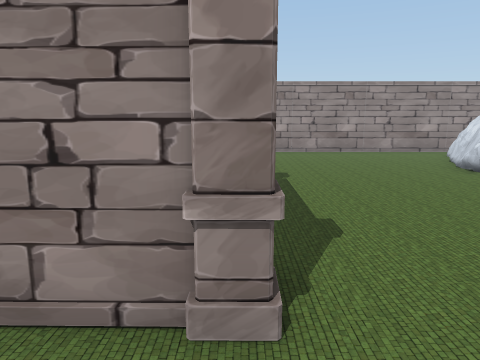
[1] (above)

17 first-person views from a walk through a scene from a Unity 3-D project. The camera is 1.4 m above the floor, tilts 10° down and sees 70° across. The floor is counted in squares, 1 m on a side. Each view is taken from the middle of a square. On the plan, view 1 faces up. The plan holds only what a view shows up to about 15 squares ahead; the rest is blank. The place goes on beyond the plan. The player is left out. Some animated figures are not drawn. Door leaves are left out, so doorways stand open. Some surface patterns are stand-ins.

[2]
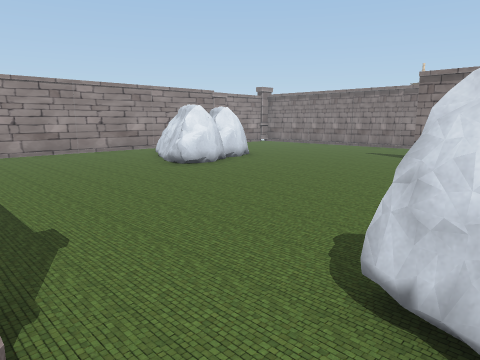

[3]
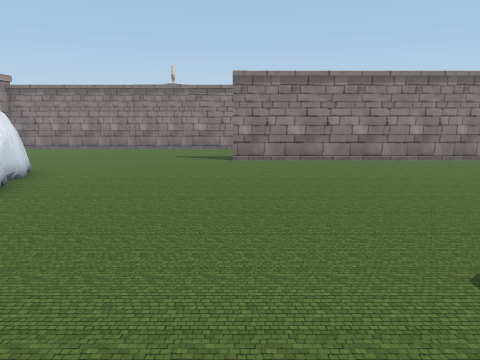

[4]
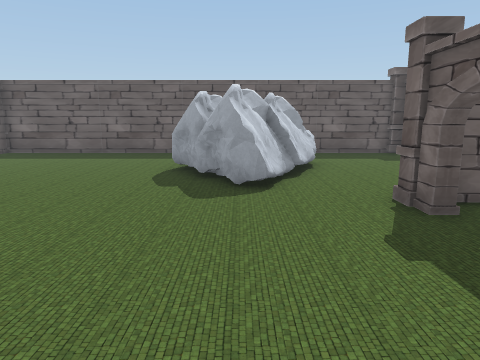

[5]
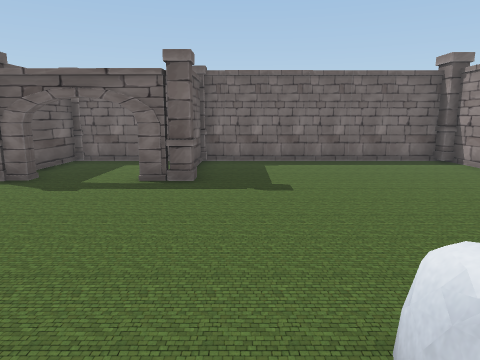

[6]
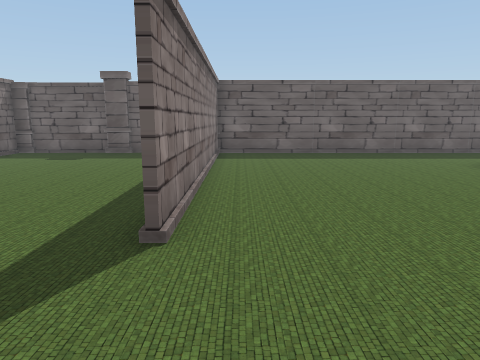

[7]
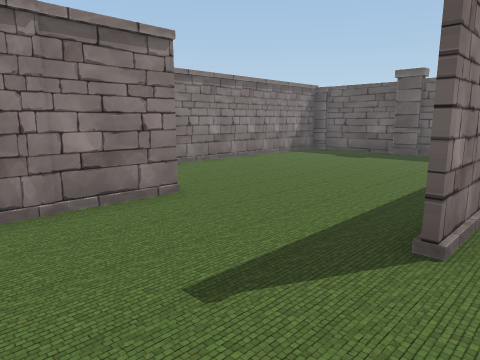

[8]
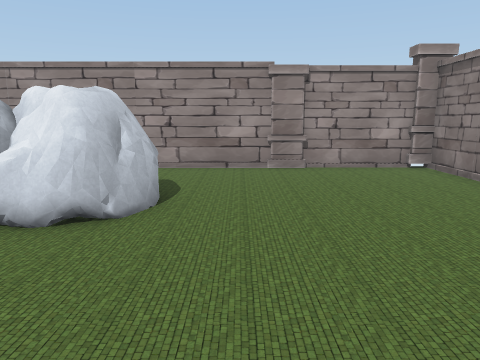

[9]
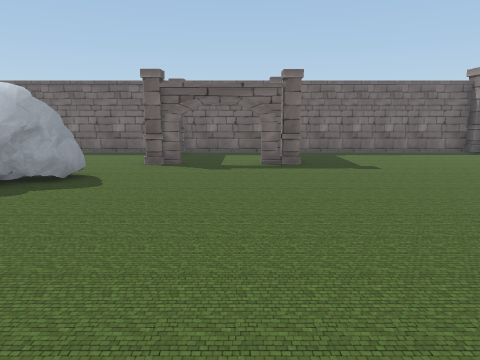

[10]
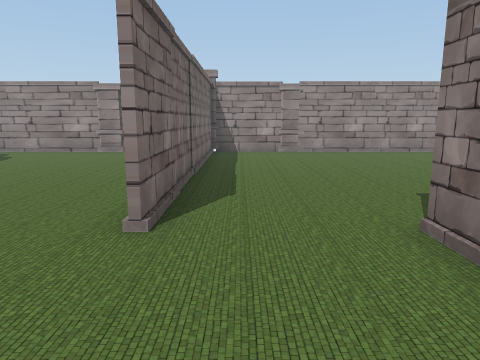

[11]
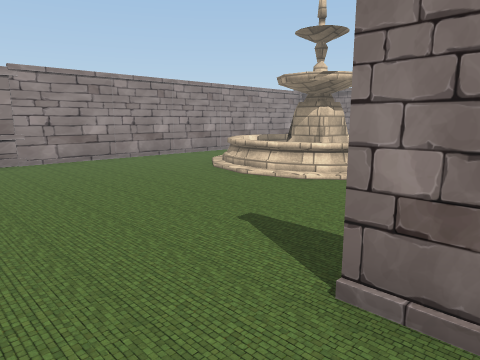

[12]
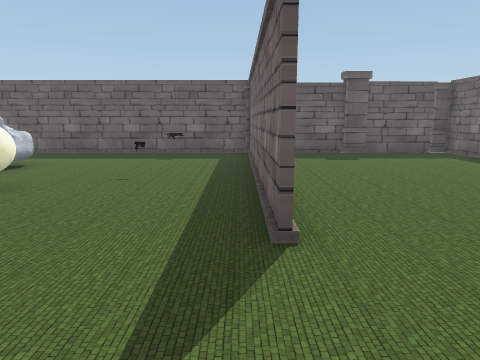

[13]
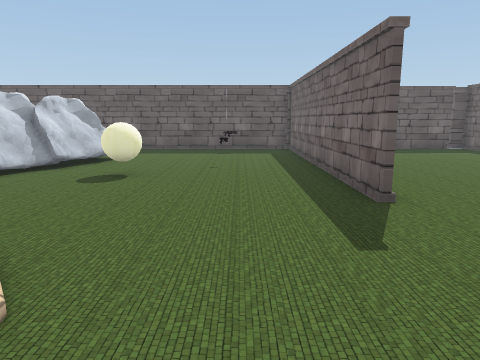

[14]
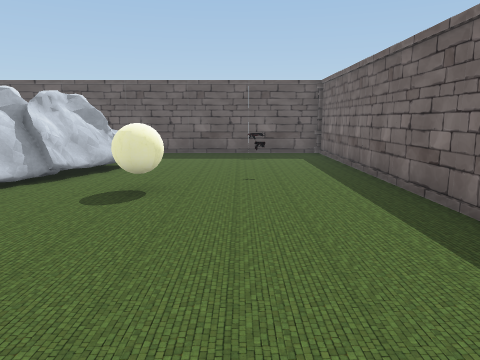

[15]
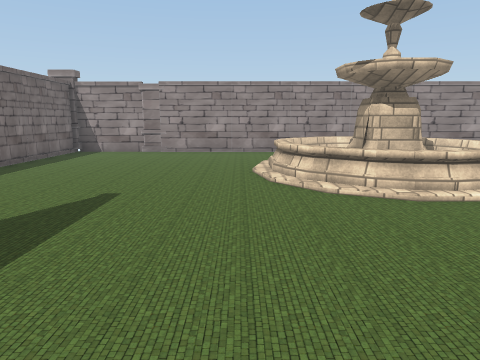

[16]
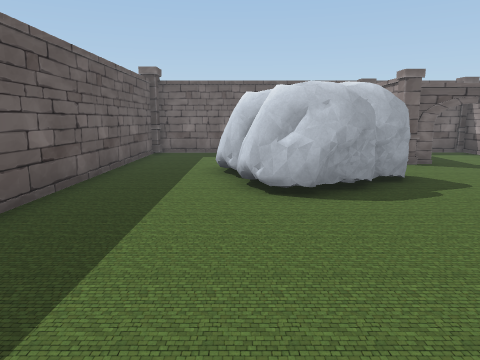

[17]
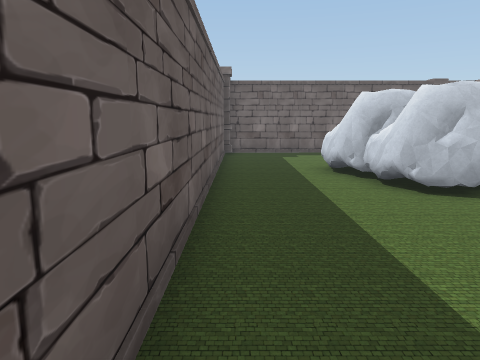

### Floor plan
Ten units are one square. View 1 is at (0, 0); x grows to the right and y downward. Boxes are objects, and circles mark ways between rooms. Rooms are numbered by the first view taken in them; rooms with no view inside come last. Other rooms are left out.
<svg viewBox="-43 -170 343 250">
<path fill="none" stroke="#000" d="M2 -33 2 -25M0 -34 2 -30M2 -63 2 -53M-4 -22 -17 -22M176 -40 176 -72M178 -55 178 -40M131 47 131 67M129 67 129 -43M126 -150 15 -150M138 67 166 67M-38 -10 -38 65M176 -128 176 -150M214 -32 214 -43M165 -150 138 -150M175 67 209 67M-20 -150 -34 -150M-34 67 132 67M-38 -148 -38 -67 -20 -67M214 66 214 -16M216 -43 216 67 295 67M206 -150 177 -150 178 -55M295 -150 215 -150M-13 -65 -38 -65 -38 -24 -6 -23"/>
<rect x="-5" y="-25" width="10" height="10" fill="#bbb"><title>pillar</title></rect>
<rect x="-5" y="-75" width="10" height="10" fill="#bbb"><title>pillar</title></rect>
<rect x="5" y="-15" width="50" height="60" fill="#bbb"><title>other object</title></rect>
<rect x="55" y="-135" width="50" height="50" fill="#bbb"><title>other object</title></rect>
<rect x="125" y="-155" width="10" height="10" fill="#bbb"><title>pillar</title></rect>
<rect x="165" y="65" width="10" height="10" fill="#bbb"><title>pillar</title></rect>
<rect x="165" y="-155" width="10" height="10" fill="#bbb"><title>pillar</title></rect>
<rect x="205" y="-165" width="20" height="20" fill="#bbb"><title>pillar</title></rect>
<rect x="235" y="45" width="10" height="10" fill="#bbb"><title>other object</title></rect>
<rect x="235" y="5" width="20" height="10" fill="#bbb"><title>other object</title></rect>
<rect x="255" y="-105" width="10" height="20" fill="#bbb"><title>fountain</title></rect>
<rect x="265" y="-5" width="10" height="10" fill="#bbb"><title>ball</title></rect>
<rect x="265" y="-105" width="30" height="40" fill="#bbb"><title>fountain</title></rect>
<rect x="275" y="-5" width="20" height="30" fill="#bbb"><title>other object</title></rect>
<circle cx="195" cy="-45" r="3" fill="#2a7"/>
<circle cx="0" cy="-40" r="3" fill="#2a7"/>
<text x="80" y="-40">1</text>
<text x="250" y="-50">2</text>
<text x="-20" y="-50">3</text>
</svg>
Room 1 opens to room 2. Room 1 opens to room 3.

Where each view was taken, in squares from view 1:
view 1: 0 up, 0 right, facing up
view 2: 0 up, 0 right, facing up-right
view 3: 4 up, 1 right, facing right
view 4: 8 up, 3 right, facing down
view 5: 8 up, 8 right, facing left
view 6: 8 up, 12 right, facing down
view 7: 8 up, 12 right, facing down-right
view 8: 5 up, 12 right, facing up
view 9: 5 up, 11 right, facing left
view 10: 0 up, 19 right, facing up
view 11: 3 up, 19 right, facing up-right
view 12: 8 up, 22 right, facing down
view 13: 10 up, 24 right, facing down
view 14: 8 up, 25 right, facing down
view 15: 0 up, 25 right, facing up
view 16: 3 down, 11 right, facing left
view 17: 6 down, 11 right, facing left
